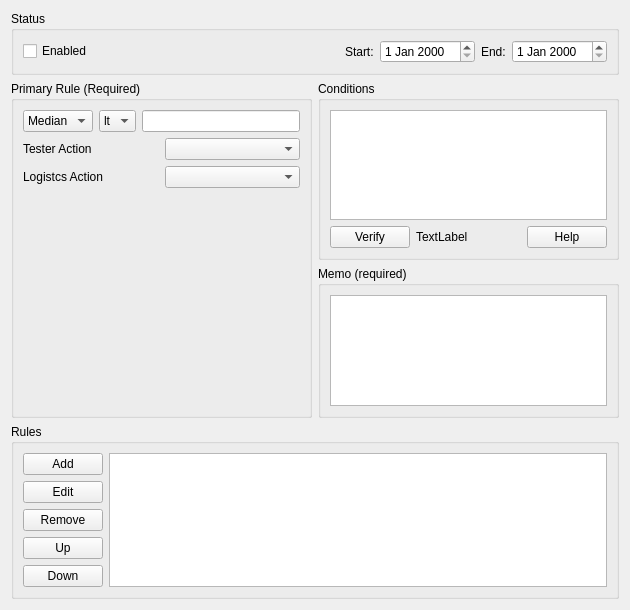
<?xml version="1.0" encoding="UTF-8"?>
<ui version="4.0">
 <class>DispositionEditorForm</class>
 <widget class="QWidget" name="DispositionEditorForm">
  <property name="geometry">
   <rect>
    <x>0</x>
    <y>0</y>
    <width>630</width>
    <height>610</height>
   </rect>
  </property>
  <property name="windowTitle">
   <string>Form</string>
  </property>
  <layout class="QGridLayout" name="gridLayout_6">
   <item row="0" column="0" colspan="2">
    <widget class="QGroupBox" name="groupBox_5">
     <property name="title">
      <string>Status</string>
     </property>
     <layout class="QGridLayout" name="gridLayout">
      <item row="0" column="0">
       <layout class="QHBoxLayout" name="horizontalLayout">
        <item>
         <widget class="QCheckBox" name="checkBox">
          <property name="text">
           <string>Enabled</string>
          </property>
         </widget>
        </item>
        <item>
         <spacer name="horizontalSpacer_2">
          <property name="orientation">
           <enum>Qt::Horizontal</enum>
          </property>
          <property name="sizeHint" stdset="0">
           <size>
            <width>40</width>
            <height>20</height>
           </size>
          </property>
         </spacer>
        </item>
        <item>
         <widget class="QLabel" name="label_4">
          <property name="text">
           <string>Start:</string>
          </property>
         </widget>
        </item>
        <item>
         <widget class="QDateEdit" name="dateEdit"/>
        </item>
        <item>
         <widget class="QLabel" name="label_5">
          <property name="text">
           <string>End:</string>
          </property>
         </widget>
        </item>
        <item>
         <widget class="QDateEdit" name="dateEdit_2"/>
        </item>
       </layout>
      </item>
     </layout>
    </widget>
   </item>
   <item row="1" column="0" rowspan="2">
    <widget class="QGroupBox" name="groupBox">
     <property name="title">
      <string>Primary Rule (Required)</string>
     </property>
     <layout class="QVBoxLayout" name="verticalLayout">
      <item>
       <layout class="QHBoxLayout" name="horizontalLayout_5">
        <item>
         <widget class="QComboBox" name="comboBox">
          <item>
           <property name="text">
            <string>Median</string>
           </property>
          </item>
         </widget>
        </item>
        <item>
         <widget class="QComboBox" name="comboBox_2">
          <item>
           <property name="text">
            <string>lt</string>
           </property>
          </item>
         </widget>
        </item>
        <item>
         <widget class="QLineEdit" name="lineEdit"/>
        </item>
       </layout>
      </item>
      <item>
       <layout class="QHBoxLayout" name="horizontalLayout_3">
        <item>
         <widget class="QLabel" name="label">
          <property name="text">
           <string>Tester Action</string>
          </property>
         </widget>
        </item>
        <item>
         <widget class="QComboBox" name="comboBox_3"/>
        </item>
       </layout>
      </item>
      <item>
       <layout class="QHBoxLayout" name="horizontalLayout_2">
        <item>
         <widget class="QLabel" name="label_3">
          <property name="text">
           <string>Logistcs Action</string>
          </property>
         </widget>
        </item>
        <item>
         <widget class="QComboBox" name="comboBox_4"/>
        </item>
       </layout>
      </item>
      <item>
       <spacer name="verticalSpacer">
        <property name="orientation">
         <enum>Qt::Vertical</enum>
        </property>
        <property name="sizeHint" stdset="0">
         <size>
          <width>20</width>
          <height>233</height>
         </size>
        </property>
       </spacer>
      </item>
     </layout>
    </widget>
   </item>
   <item row="1" column="1">
    <widget class="QGroupBox" name="groupBox_2">
     <property name="title">
      <string>Conditions</string>
     </property>
     <layout class="QGridLayout" name="gridLayout_4">
      <item row="0" column="0">
       <widget class="QTextEdit" name="textEdit"/>
      </item>
      <item row="1" column="0">
       <layout class="QHBoxLayout" name="horizontalLayout_4">
        <item>
         <widget class="QPushButton" name="pushButton">
          <property name="text">
           <string>Verify</string>
          </property>
         </widget>
        </item>
        <item>
         <widget class="QLabel" name="label_2">
          <property name="text">
           <string>TextLabel</string>
          </property>
         </widget>
        </item>
        <item>
         <spacer name="horizontalSpacer">
          <property name="orientation">
           <enum>Qt::Horizontal</enum>
          </property>
          <property name="sizeHint" stdset="0">
           <size>
            <width>40</width>
            <height>20</height>
           </size>
          </property>
         </spacer>
        </item>
        <item>
         <widget class="QPushButton" name="pushButton_2">
          <property name="text">
           <string>Help</string>
          </property>
         </widget>
        </item>
       </layout>
      </item>
     </layout>
    </widget>
   </item>
   <item row="2" column="1">
    <widget class="QGroupBox" name="groupBox_3">
     <property name="title">
      <string>Memo (required)</string>
     </property>
     <layout class="QGridLayout" name="gridLayout_5">
      <item row="0" column="0">
       <widget class="QTextEdit" name="textEdit_2"/>
      </item>
     </layout>
    </widget>
   </item>
   <item row="3" column="0" colspan="2">
    <widget class="QGroupBox" name="groupBox_4">
     <property name="title">
      <string>Rules</string>
     </property>
     <layout class="QGridLayout" name="gridLayout_3">
      <item row="0" column="0">
       <widget class="QPushButton" name="pushButton_3">
        <property name="text">
         <string>Add</string>
        </property>
       </widget>
      </item>
      <item row="0" column="1" rowspan="5">
       <widget class="QTableView" name="tableView"/>
      </item>
      <item row="1" column="0">
       <widget class="QPushButton" name="pushButton_4">
        <property name="text">
         <string>Edit</string>
        </property>
       </widget>
      </item>
      <item row="2" column="0">
       <widget class="QPushButton" name="pushButton_5">
        <property name="text">
         <string>Remove</string>
        </property>
       </widget>
      </item>
      <item row="3" column="0">
       <widget class="QPushButton" name="pushButton_6">
        <property name="text">
         <string>Up</string>
        </property>
       </widget>
      </item>
      <item row="4" column="0">
       <widget class="QPushButton" name="pushButton_7">
        <property name="text">
         <string>Down</string>
        </property>
       </widget>
      </item>
     </layout>
    </widget>
   </item>
  </layout>
 </widget>
 <resources/>
 <connections/>
</ui>
